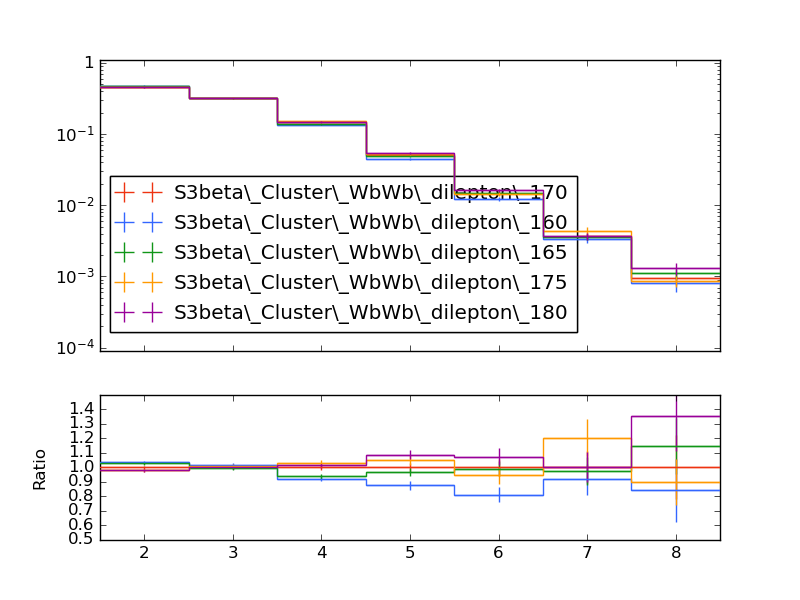

This figure's Python source:
#! /usr/bin/env python

# This Python script was auto-generated using YODA v2.0.1.
# Analysis object: /WbWb_dilepton/n_jets
# Timestamp: 27-02-2025 (11:02:16)

import matplotlib as mpl
import matplotlib.pyplot as plt
mpl.use('Agg') # comment out for interactive use
import os
import numpy as np

plotDir = os.path.split(os.path.realpath(__file__))[0]
if 'YODA_USER_PLOT_PATH' in globals():
    plot_outdir = globals()['YODA_USER_PLOT_PATH']
else:
    plot_outdir = plotDir

#plot style
plt.style.use(os.path.join(plotDir, '../default.mplstyle'))

plt.rcParams['text.usetex'] = False
plt.style.use(['classic'])
plt.rc('font', family='DejaVu Sans')
# plot metadata
figW, figH = plt.rcParams['figure.figsize']
ax_xLabel = r''
ax_yLabel = r''
ax_title  = r''
ax_xScale = 'linear'
ax_yScale = 'log'
xLims = (1.5, 8.5)
yLims = (9e-05, 1.1)

# TeX-friendly labels for the legend
labels = {
    'legend' : ([ r"S3beta\_Cluster\_WbWb\_dilepton\_170", r"S3beta\_Cluster\_WbWb\_dilepton\_160", r"S3beta\_Cluster\_WbWb\_dilepton\_165", r"S3beta\_Cluster\_WbWb\_dilepton\_175", r"S3beta\_Cluster\_WbWb\_dilepton\_180" ], r""),
}

# Adjust canvas width and height
canvasW = 10.0
canvasH = 9.0
figW *= canvasW/10.
figH *= canvasH/9.

# Create figure and axis objects
fig, (ax, ratio0_ax) = plt.subplots(2, 1, sharex=True,
                  figsize=(figW,figH), gridspec_kw={'height_ratios': (6.0, 3.0)})

# Set figure margins
plt.subplots_adjust(
    left   = 1.0 * plt.rcParams['figure.subplot.left'],
    right  = 1.0 * plt.rcParams['figure.subplot.right'],
    top    = 1.0 * plt.rcParams['figure.subplot.top'],
    bottom = 1.0 * plt.rcParams['figure.subplot.bottom'])

ratio0_ax.yaxis.set_major_locator(mpl.ticker.MultipleLocator(0.1))
ratio0_ax.set_ylim(0.5, 1.4999)
ratio0_ax.set_ylabel('Ratio')

# the numerical data is stored in a separate file
dataf = dict()
prefix = os.path.split(__file__)[0]
if prefix:    prefix = prefix + '/'
exec(open(prefix+'n_jets__data.py').read(), dataf)


legend_handles = dict() # keep track of handles for the legend

# style options for curves
# starts at zorder>=5 to draw curve on top of legend
styles = {
  'S3beta_Cluster_WbWb_dilepton_170.yoda.gz': {
    'color' : '#EE3311',
    'linestyle' : '-',
    'linewidth' : 1,
    'marker' : 'none',
    'markersize' : 2,
    'capsize' : 0.0,
    'zorder' : 5,
    'histstyle' : 1,
    'drawstyle' : 'steps-pre',
    'xerrorbars' : 1,
    'yerrorbars' : 1,
    'fillcolor' : None,
    'fillopacity' : 1.0,
    'ratio0_linestyle' : '-',
    'ratio0_linewidth' : 1,
    'ratio0_marker' : 'none',
    'ratio0_markersize' : 2,
    'ratio0_capsize' : 0.0,
    'ratio0_zorder' : 5,
    'ratio0_histstyle' : 1,
    'ratio0_drawstyle' : 'steps-pre',
    'ratio0_xerrorbars' : 1,
    'ratio0_yerrorbars' : 1,
  },
  'S3beta_Cluster_WbWb_dilepton_160.yoda.gz': {
    'color' : '#3366FF',
    'linestyle' : '-',
    'linewidth' : 1,
    'marker' : 'none',
    'markersize' : 2,
    'capsize' : 0.0,
    'zorder' : 6,
    'histstyle' : 1,
    'drawstyle' : 'steps-pre',
    'xerrorbars' : 1,
    'yerrorbars' : 1,
    'fillcolor' : None,
    'fillopacity' : 1.0,
    'ratio0_linestyle' : '-',
    'ratio0_linewidth' : 1,
    'ratio0_marker' : 'none',
    'ratio0_markersize' : 2,
    'ratio0_capsize' : 0.0,
    'ratio0_zorder' : 6,
    'ratio0_histstyle' : 1,
    'ratio0_drawstyle' : 'steps-pre',
    'ratio0_xerrorbars' : 1,
    'ratio0_yerrorbars' : 1,
  },
  'S3beta_Cluster_WbWb_dilepton_165.yoda.gz': {
    'color' : '#109618',
    'linestyle' : '-',
    'linewidth' : 1,
    'marker' : 'none',
    'markersize' : 2,
    'capsize' : 0.0,
    'zorder' : 7,
    'histstyle' : 1,
    'drawstyle' : 'steps-pre',
    'xerrorbars' : 1,
    'yerrorbars' : 1,
    'fillcolor' : None,
    'fillopacity' : 1.0,
    'ratio0_linestyle' : '-',
    'ratio0_linewidth' : 1,
    'ratio0_marker' : 'none',
    'ratio0_markersize' : 2,
    'ratio0_capsize' : 0.0,
    'ratio0_zorder' : 7,
    'ratio0_histstyle' : 1,
    'ratio0_drawstyle' : 'steps-pre',
    'ratio0_xerrorbars' : 1,
    'ratio0_yerrorbars' : 1,
  },
  'S3beta_Cluster_WbWb_dilepton_175.yoda.gz': {
    'color' : '#FF9900',
    'linestyle' : '-',
    'linewidth' : 1,
    'marker' : 'none',
    'markersize' : 2,
    'capsize' : 0.0,
    'zorder' : 8,
    'histstyle' : 1,
    'drawstyle' : 'steps-pre',
    'xerrorbars' : 1,
    'yerrorbars' : 1,
    'fillcolor' : None,
    'fillopacity' : 1.0,
    'ratio0_linestyle' : '-',
    'ratio0_linewidth' : 1,
    'ratio0_marker' : 'none',
    'ratio0_markersize' : 2,
    'ratio0_capsize' : 0.0,
    'ratio0_zorder' : 8,
    'ratio0_histstyle' : 1,
    'ratio0_drawstyle' : 'steps-pre',
    'ratio0_xerrorbars' : 1,
    'ratio0_yerrorbars' : 1,
  },
  'S3beta_Cluster_WbWb_dilepton_180.yoda.gz': {
    'color' : '#990099',
    'linestyle' : '-',
    'linewidth' : 1,
    'marker' : 'none',
    'markersize' : 2,
    'capsize' : 0.0,
    'zorder' : 9,
    'histstyle' : 1,
    'drawstyle' : 'steps-pre',
    'xerrorbars' : 1,
    'yerrorbars' : 1,
    'fillcolor' : None,
    'fillopacity' : 1.0,
    'ratio0_linestyle' : '-',
    'ratio0_linewidth' : 1,
    'ratio0_marker' : 'none',
    'ratio0_markersize' : 2,
    'ratio0_capsize' : 0.0,
    'ratio0_zorder' : 9,
    'ratio0_histstyle' : 1,
    'ratio0_drawstyle' : 'steps-pre',
    'ratio0_xerrorbars' : 1,
    'ratio0_yerrorbars' : 1,
  },
}

# curve from input yoda files in main panel
for label, yvals in dataf['yvals'].items():
    if all(np.isnan(v) for v in dataf['yvals'][label]):
        continue
    tmp = None
    if styles[label]['histstyle']: # draw as histogram
        xpos = dataf['xedges'][label] if styles[label]['drawstyle'] else dataf['xpoints'][label]
        ypos = np.insert(yvals, 0, yvals[0]) if styles[label]['drawstyle'] else yvals
        if styles[label]['fillcolor']: # fill area below curve
            ax.fill_between(xpos, ypos, step='pre',
                            color=styles[label]['fillcolor'],
                            alpha=styles[label]['fillopacity'])
        tmp, = ax.plot(xpos, ypos,
                       color=styles[label]['color'],
                       linestyle=styles[label]['linestyle'],
                       linewidth=styles[label]['linewidth'],
                       drawstyle=styles[label]['drawstyle'], solid_joinstyle='miter',
                       zorder=styles[label]['zorder'], label=label)
    tmp = ax.errorbar(dataf['xpoints'][label], yvals,
                      xerr=np.array(dataf['xerrs'][label])*styles[label]['xerrorbars'],
                      yerr=np.array(dataf['yerrs'][label])*styles[label]['yerrorbars'],
                      fmt=styles[label]['marker'], capsize=styles[label]['capsize'],
                      markersize=styles[label]['markersize'],
                      ecolor=styles[label]['color'],
                      color=styles[label]['color'], zorder=styles[label]['zorder'])
    tmp[-1][0].set_linestyle(styles[label]['linestyle'])
    tmp[-1][0].set_linewidth(styles[label]['linewidth'])
    if label in dataf['add_legend_handle']:  legend_handles[label] = tmp
    for varLabel in dataf['variation_yvals'].keys():
        if varLabel.startswith(label):
            tmp, = ax.plot(dataf['xedges'][label], dataf['variation_yvals'][varLabel],
                           color=styles[label]['color'],
                           linestyle=styles[label]['linestyle'],
                           linewidth=styles[label]['linewidth'],
                           drawstyle='steps-pre', solid_joinstyle='miter',
                           zorder=styles[label]['zorder'], alpha=0.5)


# plots on ratio panel
# curve from input yoda files in ratio panel
for label, yvals in dataf['ratio0_yvals'].items():
    if all(np.isnan(v) for v in yvals):
        continue
    if styles[label]['ratio0_histstyle']: # plot as histogram
        xpos = dataf['xedges']['S3beta_Cluster_WbWb_dilepton_170.yoda.gz'] if styles[label]['ratio0_drawstyle'] else dataf['xpoints']['S3beta_Cluster_WbWb_dilepton_170.yoda.gz']
        ypos = np.insert(yvals, 0, yvals[0]) if styles[label]['ratio0_drawstyle'] else yvals
        ratio0_ax.plot(xpos, ypos,
                       color=styles[label]['color'],
                       linewidth=styles[label]['linewidth'],
                       linestyle=styles[label]['ratio0_linestyle'],
                       drawstyle=styles[label]['ratio0_drawstyle'], zorder=styles[label]['zorder'],
                       solid_joinstyle='miter')
    tmp = ratio0_ax.errorbar(dataf['xpoints']['S3beta_Cluster_WbWb_dilepton_170.yoda.gz'], yvals,
                             xerr=np.array(dataf['ref_xerrs'])*styles[label]['ratio0_xerrorbars'],
                             yerr=np.array(dataf['ratio0_yerrs'][label])*styles[label]['ratio0_yerrorbars'],
                             fmt=styles[label]['ratio0_marker'], capsize=styles[label]['ratio0_capsize'],
                             markersize=styles[label]['ratio0_markersize'],
                             ecolor=styles[label]['color'],
                             color=styles[label]['color'])
    tmp[-1][0].set_linestyle(styles[label]['ratio0_linestyle'])
    tmp[-1][0].set_linewidth(styles[label]['ratio0_linewidth'])

    for varlabel in dataf['ratio0_variation_vals'].keys():
        if varlabel.startswith(label):
            ratio0_ax.plot(dataf['xedges']['S3beta_Cluster_WbWb_dilepton_170.yoda.gz'],
                            dataf['ratio0_variation_vals'][varlabel],
                            color=styles[label]['color'],
                            linestyle=styles[label]['linestyle'],
                            linewidth=styles[label]['linewidth'],
                            drawstyle='steps-pre', solid_joinstyle='miter',
                            zorder=1, alpha=0.5)

legend_items = list(legend_handles.values())
ax.add_artist(ax.legend(legend_items,
                        labels['legend'][0],
                        title=labels['legend'][1],
                        alignment='left',
                        loc='lower left',
                        bbox_to_anchor=(0.0, 0.03)))

# set plot metadata as defined above
ratio0_ax.set_xlabel(ax_xLabel)
ratio0_ax.xaxis.set_label_coords(1., -0.15)
ax.set_ylabel(ax_yLabel, ha='right', va='top')
ax.yaxis.set_label_coords(-0.11, 1.0)
ax.set_title(ax_title, loc='left')
ax.set_xscale(ax_xScale)
ax.set_yscale(ax_yScale)
ax.set_xlim(xLims)
ax.set_ylim(yLims)

# tick formatting
plt.rcParams['xtick.top'] = True
plt.rcParams['ytick.right'] = True
ax.yaxis.set_major_locator(mpl.ticker.LogLocator(base=10.0, numticks=np.inf))
ax.yaxis.set_minor_locator(mpl.ticker.LogLocator(
                           base=10.0, subs=np.arange(0.1, 1, 0.1), numticks=np.inf))
fig.align_ylabels((ax, ratio0_ax))
plt.savefig(os.path.join(plot_outdir, 'n_jets.pdf'), format='PDF')
plt.savefig(os.path.join(plot_outdir, 'n_jets.png'), format='PNG')

plt.close(fig)
